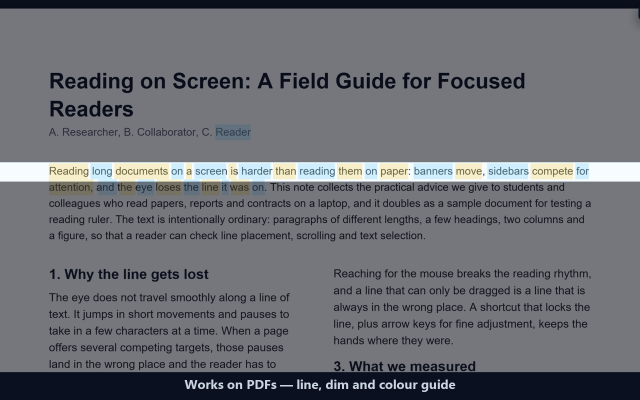
#> input picture docs/store/01-pdf-reading.png, 1280 x 800 px, given in place of pdf-content.png, which was not available (shown at 1/2 size)
$ python compose-store-shots.py
#> lines starting #> are read from the running program, lines starting #| are printed output that depends on the picture; pictures that were not available may be replaced by others from this repository, and a replacement may not be noted
"""Compose the captured screenshots into 1280x800 store shots with captions."""

from pathlib import Path

from PIL import Image, ImageDraw, ImageFont

ROOT = Path(__file__).resolve().parent.parent
RAW = ROOT / "docs" / "store" / "raw"
OUT = ROOT / "docs" / "store"

W, H = 1280, 800
CAPTION_H = 56
APP_H = H - CAPTION_H
FONT = Path("C:/Windows/Fonts/segoeuib.ttf")

SHOTS = [
    ("pdf-content.png", "01-pdf-reading.png", "Works on PDFs — line, dim and colour guide", "center"),
    ("line-dark.png", "02-reading-line.png", "One line. Everything else fades.", "right"),
    ("guide.png", "03-colour-guide.png", "Colour guide: words or sentences", "right"),
    ("pdf-reader.png", "04-reader-controls.png", "Open a link, drop a file, or paste a URL", "right"),
]


def font(size: int):
    try:
        return ImageFont.truetype(str(FONT), size)
    except OSError:
        return ImageFont.load_default()


def crop_to_aspect(img: Image.Image, aspect: float, anchor: str) -> Image.Image:
    w, h = img.size
    if w / h > aspect:
        new_w = int(h * aspect)
        if anchor == "right":
            left = w - new_w
        elif anchor == "left":
            left = 0
        else:
            left = (w - new_w) // 2
        return img.crop((left, 0, left + new_w, h))
    new_h = int(w / aspect)
    top = (h - new_h) // 2
    return img.crop((0, top, w, top + new_h))


caption_font = font(26)
for source, target, caption, anchor in SHOTS:
    shot = Image.open(RAW / source).convert("RGB")
#> shot is the input picture: PIL image 1280x800 RGB; mean R, G, B 107.2, 110, 116.3
    # The captures include the page scrollbars; drop them before cropping.
    shot = shot.crop((0, 0, shot.width - 16, shot.height - 10))
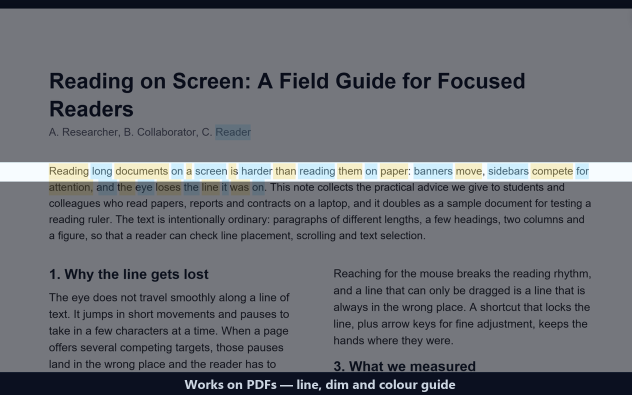
#> shot: PIL image 1264x790 RGB (shown at 1/2 size); mean R, G, B 108.4, 111.1, 117.3
    app = crop_to_aspect(shot, W / APP_H, anchor)
#> in crop_to_aspect, `return img.crop((0, top, w, top + new_h))`:
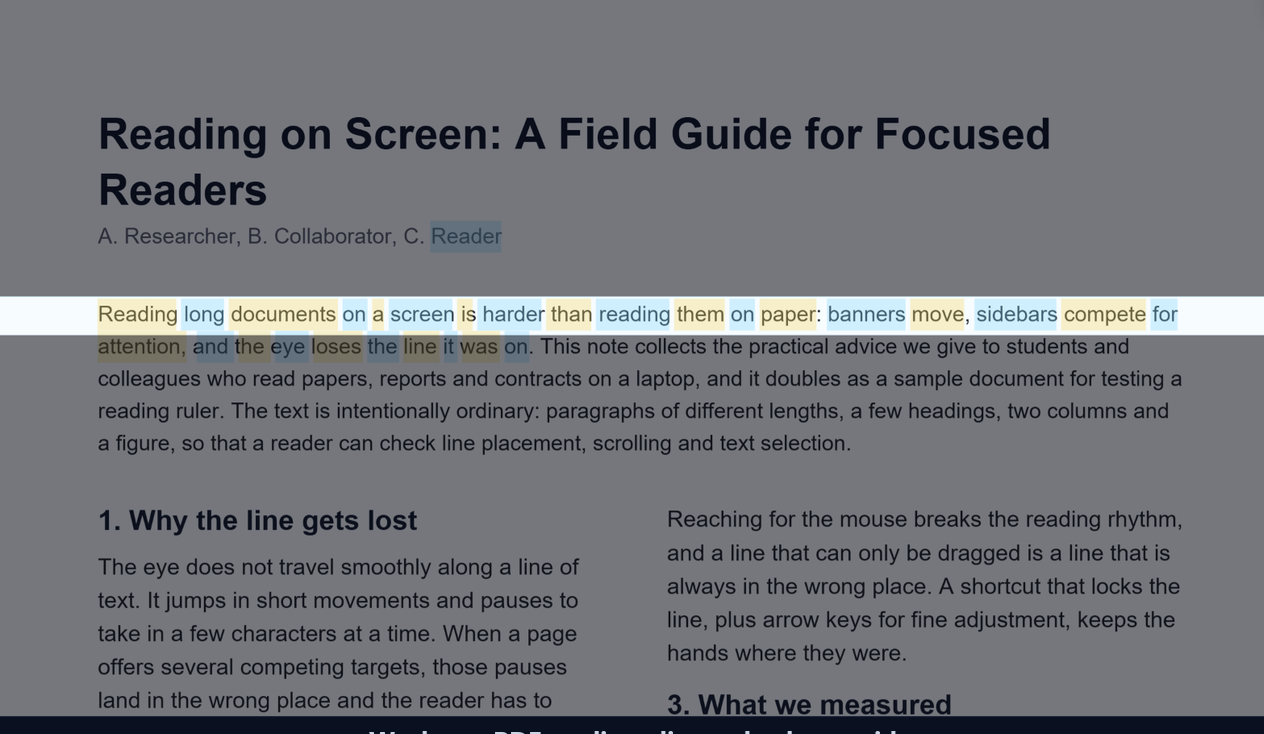
#> returned value: PIL image 1264x734 RGB; mean R, G, B 113.5, 116.1, 121.8
    app = app.resize((W, APP_H), Image.LANCZOS)

    canvas = Image.new("RGB", (W, H), (11, 16, 32))
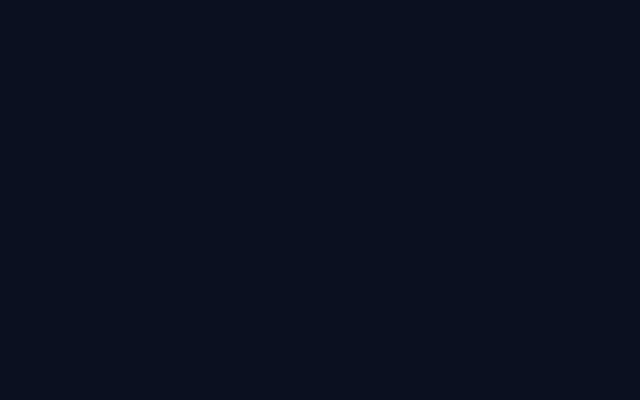
#> canvas: PIL image 1280x800 RGB (shown at 1/2 size); mean R, G, B 11, 16, 32
    canvas.paste(app, (0, 0))
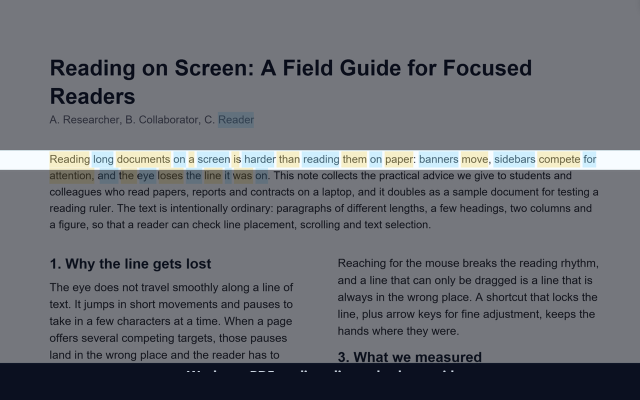
#> canvas: PIL image 1280x800 RGB (shown at 1/2 size); mean R, G, B 106.4, 109.1, 115.5

    draw = ImageDraw.Draw(canvas)
    draw.line([(0, APP_H), (W, APP_H)], fill=(30, 41, 59), width=1)

    bbox = draw.textbbox((0, 0), caption, font=caption_font)
#> bbox = (0, 5, 574, 30)
    text_w = bbox[2] - bbox[0]
#> text_w = 574
    draw.text(
        ((W - text_w) / 2 - bbox[0], APP_H + (CAPTION_H - (bbox[3] - bbox[1])) / 2 - bbox[1]),
        caption,
        font=caption_font,
        fill=(203, 213, 225),
    )

    canvas.save(OUT / target, optimize=True)
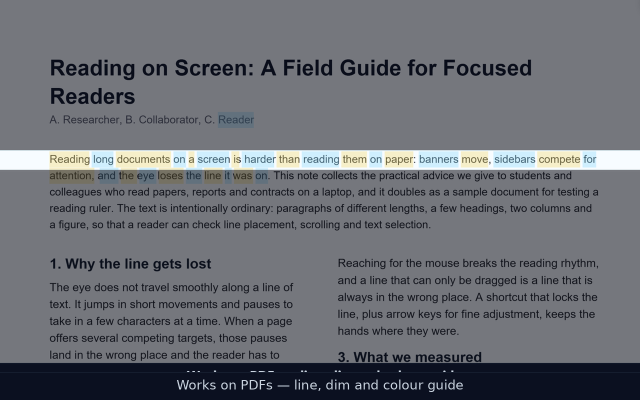
#> saved as 01-pdf-reading.png: PIL image 1280x800 RGB (shown at 1/2 size); mean R, G, B 106.9, 109.7, 116
    print("wrote", target)
#> pass 2 of the loop `for source, target, caption, anchor in SHOTS:`:
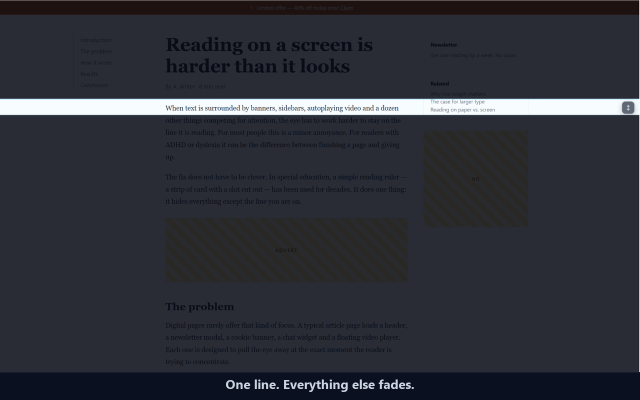
#> input picture docs/store/02-reading-line.png, 1280 x 800 px, given in place of line-dark.png, which was not available (shown at 1/2 size)
#> shot is the input picture: PIL image 1280x800 RGB; mean R, G, B 46.5, 49.1, 57.1
#> shot: PIL image 1264x790 RGB
#> in crop_to_aspect (call 2), `return img.crop((0, top, w, top + new_h))`:
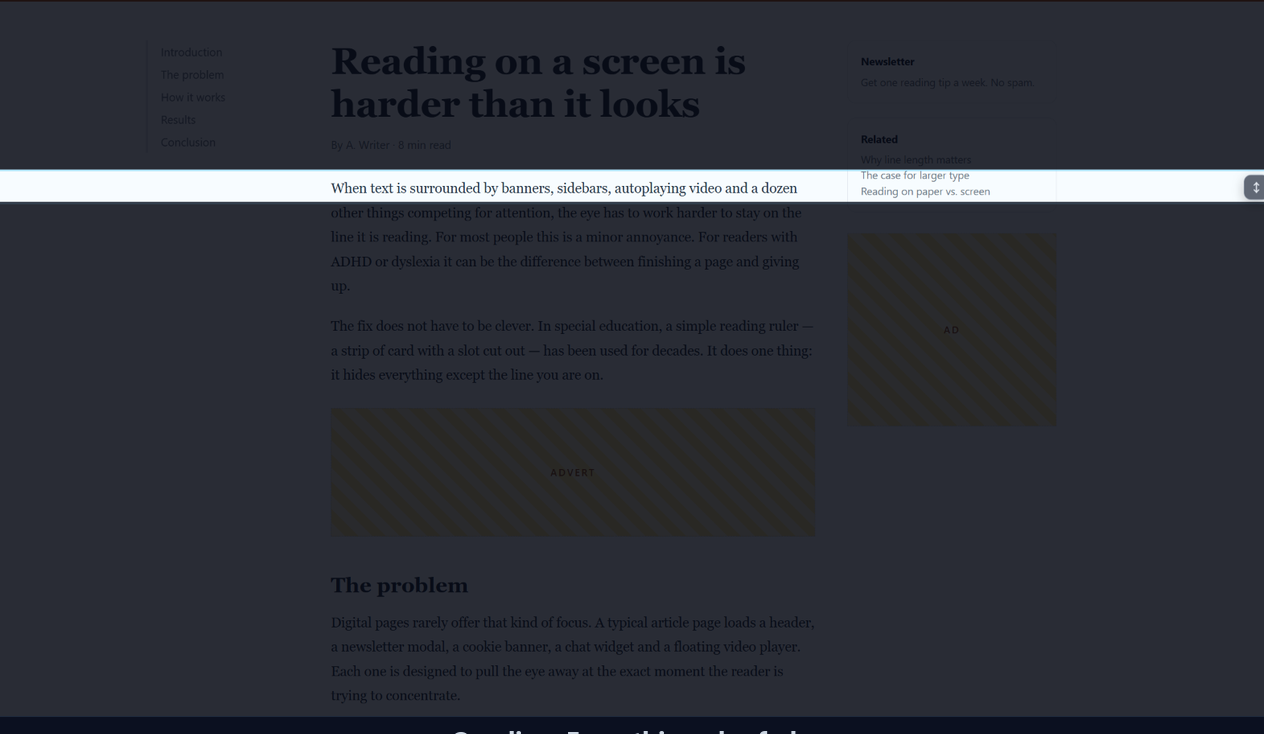
#> returned value: PIL image 1264x734 RGB; mean R, G, B 48, 51, 59
#> bbox = (0, 5, 414, 30)
#> text_w = 414
#> `canvas.save(OUT / target, optimize=True)`:
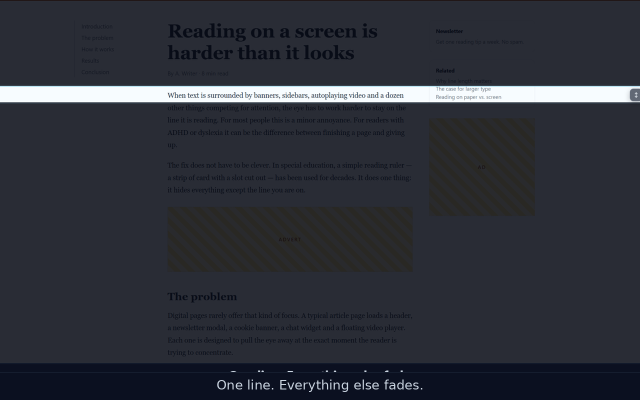
#> saved as 02-reading-line.png: PIL image 1280x800 RGB (shown at 1/2 size); mean R, G, B 45.9, 49, 57.5
#> (the run stopped early here; a loop or call above may not have finished)
